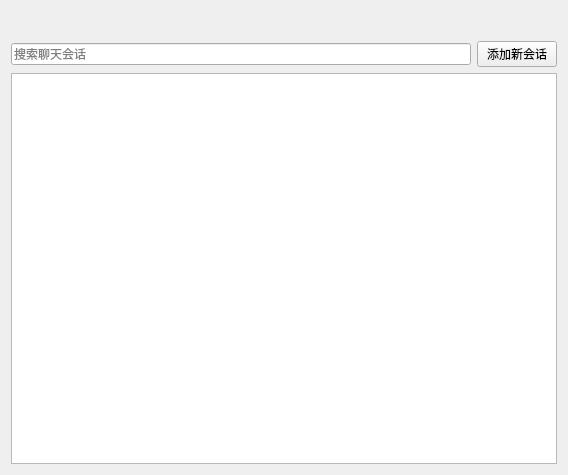
<?xml version="1.0" encoding="UTF-8"?>
<ui version="4.0">
 <class>ChatSearchWindow</class>
 <widget class="QWidget" name="ChatSearchWindow">
  <property name="geometry">
   <rect>
    <x>0</x>
    <y>0</y>
    <width>568</width>
    <height>475</height>
   </rect>
  </property>
  <property name="windowTitle">
   <string>Form</string>
  </property>
  <layout class="QVBoxLayout" name="verticalLayout_2">
   <item>
    <spacer name="horizontalSpacer">
     <property name="orientation">
      <enum>Qt::Horizontal</enum>
     </property>
     <property name="sizeHint" stdset="0">
      <size>
       <width>40</width>
       <height>30</height>
      </size>
     </property>
    </spacer>
   </item>
   <item>
    <layout class="QVBoxLayout" name="verticalLayout">
     <item>
      <layout class="QHBoxLayout" name="horizontalLayout">
       <item>
        <widget class="SearchLineEdit" name="SearchLineEdit">
         <property name="placeholderText">
          <string>搜索聊天会话</string>
         </property>
        </widget>
       </item>
       <item>
        <widget class="PushButton" name="add_session_btn">
         <property name="text">
          <string>添加新会话</string>
         </property>
         <property name="hasIcon" stdset="0">
          <bool>true</bool>
         </property>
        </widget>
       </item>
      </layout>
     </item>
     <item>
      <layout class="QVBoxLayout" name="verticalLayout_3">
       <item>
        <widget class="ListWidget" name="ListWidget"/>
       </item>
      </layout>
     </item>
    </layout>
   </item>
  </layout>
 </widget>
 <customwidgets>
  <customwidget>
   <class>PushButton</class>
   <extends>QPushButton</extends>
   <header>qfluentwidgets</header>
  </customwidget>
  <customwidget>
   <class>LineEdit</class>
   <extends>QLineEdit</extends>
   <header>qfluentwidgets</header>
  </customwidget>
  <customwidget>
   <class>SearchLineEdit</class>
   <extends>LineEdit</extends>
   <header>qfluentwidgets</header>
  </customwidget>
  <customwidget>
   <class>ListWidget</class>
   <extends>QListWidget</extends>
   <header>qfluentwidgets</header>
  </customwidget>
 </customwidgets>
 <resources/>
 <connections/>
</ui>
